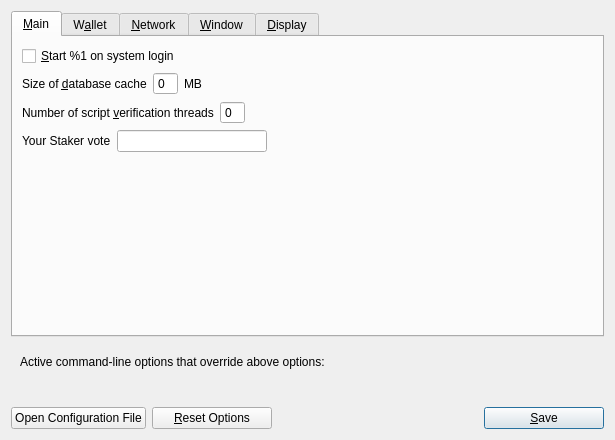
<?xml version="1.0" encoding="UTF-8"?>
<ui version="4.0">
 <class>OptionsDialog</class>
 <widget class="QDialog" name="OptionsDialog">
  <property name="geometry">
   <rect>
    <x>0</x>
    <y>0</y>
    <width>615</width>
    <height>440</height>
   </rect>
  </property>
  <property name="windowTitle">
   <string>Options</string>
  </property>
  <property name="styleSheet">
   <string notr="true"/>
  </property>
  <property name="modal">
   <bool>true</bool>
  </property>
  <layout class="QVBoxLayout" name="verticalLayout">
   <item>
    <widget class="QTabWidget" name="tabWidget">
     <property name="currentIndex">
      <number>0</number>
     </property>
     <widget class="QWidget" name="tabMain">
      <attribute name="title">
       <string>&amp;Main</string>
      </attribute>
      <layout class="QVBoxLayout" name="verticalLayout_Main">
       <item>
        <widget class="QCheckBox" name="bsmcoinAtStartup">
         <property name="toolTip">
          <string>Automatically start %1 after logging in to the system.</string>
         </property>
         <property name="text">
          <string>&amp;Start %1 on system login</string>
         </property>
        </widget>
       </item>
       <item>
        <layout class="QHBoxLayout" name="horizontalLayout_2_Main">
         <item>
          <widget class="QLabel" name="databaseCacheLabel">
           <property name="text">
            <string>Size of &amp;database cache</string>
           </property>
           <property name="textFormat">
            <enum>Qt::PlainText</enum>
           </property>
           <property name="buddy">
            <cstring>databaseCache</cstring>
           </property>
          </widget>
         </item>
         <item>
          <widget class="QSpinBox" name="databaseCache">
           <property name="styleSheet">
            <string notr="true"/>
           </property>
           <property name="frame">
            <bool>true</bool>
           </property>
           <property name="buttonSymbols">
            <enum>QAbstractSpinBox::NoButtons</enum>
           </property>
          </widget>
         </item>
         <item>
          <widget class="QLabel" name="databaseCacheUnitLabel">
           <property name="text">
            <string>MB</string>
           </property>
           <property name="textFormat">
            <enum>Qt::PlainText</enum>
           </property>
          </widget>
         </item>
         <item>
          <spacer name="horizontalSpacer_2_Main">
           <property name="orientation">
            <enum>Qt::Horizontal</enum>
           </property>
           <property name="sizeHint" stdset="0">
            <size>
             <width>40</width>
             <height>20</height>
            </size>
           </property>
          </spacer>
         </item>
        </layout>
       </item>
       <item>
        <layout class="QHBoxLayout" name="horizontalLayout_3_Main">
         <item>
          <widget class="QLabel" name="threadsScriptVerifLabel">
           <property name="text">
            <string>Number of script &amp;verification threads</string>
           </property>
           <property name="textFormat">
            <enum>Qt::PlainText</enum>
           </property>
           <property name="buddy">
            <cstring>threadsScriptVerif</cstring>
           </property>
          </widget>
         </item>
         <item>
          <widget class="QSpinBox" name="threadsScriptVerif">
           <property name="toolTip">
            <string>(0 = auto, &lt;0 = leave that many cores free)</string>
           </property>
           <property name="styleSheet">
            <string notr="true"/>
           </property>
           <property name="frame">
            <bool>true</bool>
           </property>
           <property name="buttonSymbols">
            <enum>QAbstractSpinBox::NoButtons</enum>
           </property>
          </widget>
         </item>
         <item>
          <spacer name="horizontalSpacer_3_Main">
           <property name="orientation">
            <enum>Qt::Horizontal</enum>
           </property>
           <property name="sizeHint" stdset="0">
            <size>
             <width>40</width>
             <height>20</height>
            </size>
           </property>
          </spacer>
         </item>
        </layout>
       </item>
       <item>
        <layout class="QHBoxLayout" name="horizontalLayout_2">
         <item>
          <widget class="QLabel" name="voteLabel">
           <property name="sizePolicy">
            <sizepolicy hsizetype="Minimum" vsizetype="Preferred">
             <horstretch>0</horstretch>
             <verstretch>0</verstretch>
            </sizepolicy>
           </property>
           <property name="text">
            <string>Your Staker vote</string>
           </property>
          </widget>
         </item>
         <item>
          <widget class="QLineEdit" name="voteTextField">
           <property name="maximumSize">
            <size>
             <width>150</width>
             <height>16777215</height>
            </size>
           </property>
          </widget>
         </item>
         <item>
          <spacer name="horizontalSpacer">
           <property name="orientation">
            <enum>Qt::Horizontal</enum>
           </property>
           <property name="sizeHint" stdset="0">
            <size>
             <width>40</width>
             <height>20</height>
            </size>
           </property>
          </spacer>
         </item>
        </layout>
       </item>
       <item>
        <layout class="QHBoxLayout" name="horizontalLayout_3">
         <item>
          <widget class="QLabel" name="voteQuestionLabel">
           <property name="text">
            <string/>
           </property>
          </widget>
         </item>
        </layout>
       </item>
       <item>
        <spacer name="verticalSpacer_Main">
         <property name="orientation">
          <enum>Qt::Vertical</enum>
         </property>
         <property name="sizeHint" stdset="0">
          <size>
           <width>20</width>
           <height>40</height>
          </size>
         </property>
        </spacer>
       </item>
      </layout>
     </widget>
     <widget class="QWidget" name="tabWallet">
      <attribute name="title">
       <string>W&amp;allet</string>
      </attribute>
      <layout class="QVBoxLayout" name="verticalLayout_Wallet">
       <item>
        <widget class="QGroupBox" name="groupBox">
         <property name="title">
          <string>Expert</string>
         </property>
         <layout class="QVBoxLayout" name="verticalLayout_2">
          <item>
           <widget class="QCheckBox" name="coinControlFeatures">
            <property name="toolTip">
             <string>Whether to show coin control features or not.</string>
            </property>
            <property name="text">
             <string>Enable coin &amp;control features</string>
            </property>
           </widget>
          </item>
          <item>
           <widget class="QCheckBox" name="spendZeroConfChange">
            <property name="toolTip">
             <string>If you disable the spending of unconfirmed change, the change from a transaction cannot be used until that transaction has at least one confirmation. This also affects how your balance is computed.</string>
            </property>
            <property name="text">
             <string>&amp;Spend unconfirmed change</string>
            </property>
           </widget>
          </item>
         </layout>
        </widget>
       </item>
       <item>
        <spacer name="verticalSpacer_Wallet">
         <property name="orientation">
          <enum>Qt::Vertical</enum>
         </property>
         <property name="sizeHint" stdset="0">
          <size>
           <width>20</width>
           <height>40</height>
          </size>
         </property>
        </spacer>
       </item>
      </layout>
     </widget>
     <widget class="QWidget" name="tabNetwork">
      <attribute name="title">
       <string>&amp;Network</string>
      </attribute>
      <layout class="QVBoxLayout" name="verticalLayout_Network">
       <item>
        <widget class="QCheckBox" name="mapPortUpnp">
         <property name="toolTip">
          <string>Automatically open the BsmCoin client port on the router. This only works when your router supports UPnP and it is enabled.</string>
         </property>
         <property name="text">
          <string>Map port using &amp;UPnP</string>
         </property>
        </widget>
       </item>
       <item>
        <widget class="QCheckBox" name="allowIncoming">
         <property name="toolTip">
          <string>Accept connections from outside</string>
         </property>
         <property name="text">
          <string>Allow incoming connections</string>
         </property>
        </widget>
       </item>
       <item>
        <widget class="QCheckBox" name="connectSocks">
         <property name="toolTip">
          <string>Connect to the BsmCoin network through a SOCKS5 proxy.</string>
         </property>
         <property name="text">
          <string>&amp;Connect through SOCKS5 proxy (default proxy):</string>
         </property>
        </widget>
       </item>
       <item>
        <layout class="QHBoxLayout" name="horizontalLayout_1_Network">
         <item>
          <widget class="QLabel" name="proxyIpLabel">
           <property name="text">
            <string>Proxy &amp;IP:</string>
           </property>
           <property name="textFormat">
            <enum>Qt::PlainText</enum>
           </property>
           <property name="buddy">
            <cstring>proxyIp</cstring>
           </property>
          </widget>
         </item>
         <item>
          <widget class="QValidatedLineEdit" name="proxyIp">
           <property name="minimumSize">
            <size>
             <width>140</width>
             <height>0</height>
            </size>
           </property>
           <property name="maximumSize">
            <size>
             <width>140</width>
             <height>16777215</height>
            </size>
           </property>
           <property name="toolTip">
            <string>IP address of the proxy (e.g. IPv4: 127.0.0.1 / IPv6: ::1)</string>
           </property>
          </widget>
         </item>
         <item>
          <widget class="QLabel" name="proxyPortLabel">
           <property name="text">
            <string>&amp;Port:</string>
           </property>
           <property name="textFormat">
            <enum>Qt::PlainText</enum>
           </property>
           <property name="buddy">
            <cstring>proxyPort</cstring>
           </property>
          </widget>
         </item>
         <item>
          <widget class="QLineEdit" name="proxyPort">
           <property name="minimumSize">
            <size>
             <width>55</width>
             <height>0</height>
            </size>
           </property>
           <property name="maximumSize">
            <size>
             <width>55</width>
             <height>16777215</height>
            </size>
           </property>
           <property name="toolTip">
            <string>Port of the proxy (e.g. 9050)</string>
           </property>
          </widget>
         </item>
         <item>
          <spacer name="horizontalSpacer_1_Network">
           <property name="orientation">
            <enum>Qt::Horizontal</enum>
           </property>
           <property name="sizeHint" stdset="0">
            <size>
             <width>40</width>
             <height>20</height>
            </size>
           </property>
          </spacer>
         </item>
        </layout>
       </item>
       <item>
        <layout class="QHBoxLayout" name="horizontalLayout_2_Network">
         <item>
          <widget class="QLabel" name="proxyActiveNets">
           <property name="text">
            <string>Used for reaching peers via:</string>
           </property>
           <property name="textFormat">
            <enum>Qt::PlainText</enum>
           </property>
          </widget>
         </item>
         <item>
          <widget class="QCheckBox" name="proxyReachIPv4">
           <property name="enabled">
            <bool>false</bool>
           </property>
           <property name="toolTip">
            <string>Shows, if the supplied default SOCKS5 proxy is used to reach peers via this network type.</string>
           </property>
           <property name="text">
            <string/>
           </property>
          </widget>
         </item>
         <item>
          <widget class="QLabel" name="proxyReachIPv4Label">
           <property name="text">
            <string>IPv4</string>
           </property>
           <property name="textFormat">
            <enum>Qt::PlainText</enum>
           </property>
          </widget>
         </item>
         <item>
          <widget class="QCheckBox" name="proxyReachIPv6">
           <property name="enabled">
            <bool>false</bool>
           </property>
           <property name="toolTip">
            <string>Shows, if the supplied default SOCKS5 proxy is used to reach peers via this network type.</string>
           </property>
           <property name="text">
            <string/>
           </property>
          </widget>
         </item>
         <item>
          <widget class="QLabel" name="proxyReachIPv6Label">
           <property name="text">
            <string>IPv6</string>
           </property>
           <property name="textFormat">
            <enum>Qt::PlainText</enum>
           </property>
          </widget>
         </item>
         <item>
          <widget class="QCheckBox" name="proxyReachTor">
           <property name="enabled">
            <bool>false</bool>
           </property>
           <property name="toolTip">
            <string>Shows, if the supplied default SOCKS5 proxy is used to reach peers via this network type.</string>
           </property>
           <property name="text">
            <string/>
           </property>
          </widget>
         </item>
         <item>
          <widget class="QLabel" name="proxyReachTorLabel">
           <property name="text">
            <string>Tor</string>
           </property>
           <property name="textFormat">
            <enum>Qt::PlainText</enum>
           </property>
          </widget>
         </item>
         <item>
          <spacer name="horizontalSpacer_2_Network">
           <property name="orientation">
            <enum>Qt::Horizontal</enum>
           </property>
           <property name="sizeHint" stdset="0">
            <size>
             <width>40</width>
             <height>20</height>
            </size>
           </property>
          </spacer>
         </item>
        </layout>
       </item>
       <item>
        <widget class="QCheckBox" name="connectSocksTor">
         <property name="toolTip">
          <string>Connect to the BsmCoin network through a separate SOCKS5 proxy for Tor hidden services.</string>
         </property>
         <property name="text">
          <string>Use separate SOCKS5 proxy to reach peers via Tor hidden services:</string>
         </property>
        </widget>
       </item>
       <item>
        <layout class="QHBoxLayout" name="horizontalLayout_3_Network">
         <item>
          <widget class="QLabel" name="proxyIpTorLabel">
           <property name="text">
            <string>Proxy &amp;IP:</string>
           </property>
           <property name="textFormat">
            <enum>Qt::PlainText</enum>
           </property>
           <property name="buddy">
            <cstring>proxyIpTor</cstring>
           </property>
          </widget>
         </item>
         <item>
          <widget class="QValidatedLineEdit" name="proxyIpTor">
           <property name="minimumSize">
            <size>
             <width>140</width>
             <height>0</height>
            </size>
           </property>
           <property name="maximumSize">
            <size>
             <width>140</width>
             <height>16777215</height>
            </size>
           </property>
           <property name="toolTip">
            <string>IP address of the proxy (e.g. IPv4: 127.0.0.1 / IPv6: ::1)</string>
           </property>
          </widget>
         </item>
         <item>
          <widget class="QLabel" name="proxyPortTorLabel">
           <property name="text">
            <string>&amp;Port:</string>
           </property>
           <property name="textFormat">
            <enum>Qt::PlainText</enum>
           </property>
           <property name="buddy">
            <cstring>proxyPortTor</cstring>
           </property>
          </widget>
         </item>
         <item>
          <widget class="QLineEdit" name="proxyPortTor">
           <property name="minimumSize">
            <size>
             <width>55</width>
             <height>0</height>
            </size>
           </property>
           <property name="maximumSize">
            <size>
             <width>55</width>
             <height>16777215</height>
            </size>
           </property>
           <property name="toolTip">
            <string>Port of the proxy (e.g. 9050)</string>
           </property>
          </widget>
         </item>
         <item>
          <spacer name="horizontalSpacer_4_Network">
           <property name="orientation">
            <enum>Qt::Horizontal</enum>
           </property>
           <property name="sizeHint" stdset="0">
            <size>
             <width>40</width>
             <height>20</height>
            </size>
           </property>
          </spacer>
         </item>
        </layout>
       </item>
       <item>
        <spacer name="verticalSpacer_Network">
         <property name="orientation">
          <enum>Qt::Vertical</enum>
         </property>
         <property name="sizeHint" stdset="0">
          <size>
           <width>20</width>
           <height>40</height>
          </size>
         </property>
        </spacer>
       </item>
      </layout>
     </widget>
     <widget class="QWidget" name="tabWindow">
      <attribute name="title">
       <string>&amp;Window</string>
      </attribute>
      <layout class="QVBoxLayout" name="verticalLayout_Window">
       <item>
        <widget class="QCheckBox" name="hideTrayIcon">
         <property name="toolTip">
          <string>&amp;Hide the icon from the system tray.</string>
         </property>
         <property name="text">
          <string>Hide tray icon</string>
         </property>
        </widget>
       </item>
       <item>
        <widget class="QCheckBox" name="minimizeToTray">
         <property name="toolTip">
          <string>Show only a tray icon after minimizing the window.</string>
         </property>
         <property name="text">
          <string>&amp;Minimize to the tray instead of the taskbar</string>
         </property>
        </widget>
       </item>
       <item>
        <widget class="QCheckBox" name="minimizeOnClose">
         <property name="toolTip">
          <string>Minimize instead of exit the application when the window is closed. When this option is enabled, the application will be closed only after selecting Exit in the menu.</string>
         </property>
         <property name="text">
          <string>M&amp;inimize on close</string>
         </property>
        </widget>
       </item>
       <item>
        <spacer name="verticalSpacer_Window">
         <property name="orientation">
          <enum>Qt::Vertical</enum>
         </property>
         <property name="sizeHint" stdset="0">
          <size>
           <width>20</width>
           <height>40</height>
          </size>
         </property>
        </spacer>
       </item>
      </layout>
     </widget>
     <widget class="QWidget" name="tabDisplay">
      <attribute name="title">
       <string>&amp;Display</string>
      </attribute>
      <layout class="QVBoxLayout" name="verticalLayout_Display">
       <item>
        <layout class="QHBoxLayout" name="horizontalLayout_1_Display">
         <item>
          <widget class="QLabel" name="langLabel">
           <property name="text">
            <string>User Interface &amp;language:</string>
           </property>
           <property name="textFormat">
            <enum>Qt::PlainText</enum>
           </property>
           <property name="buddy">
            <cstring>lang</cstring>
           </property>
          </widget>
         </item>
         <item>
          <widget class="QValueComboBox" name="lang">
           <property name="toolTip">
            <string>The user interface language can be set here. This setting will take effect after restarting %1.</string>
           </property>
           <property name="styleSheet">
            <string notr="true"/>
           </property>
          </widget>
         </item>
        </layout>
       </item>
       <item>
        <layout class="QHBoxLayout" name="horizontalLayout_2_Display">
         <item>
          <widget class="QLabel" name="unitLabel">
           <property name="text">
            <string>&amp;Unit to show amounts in:</string>
           </property>
           <property name="textFormat">
            <enum>Qt::PlainText</enum>
           </property>
           <property name="buddy">
            <cstring>unit</cstring>
           </property>
          </widget>
         </item>
         <item>
          <widget class="QValueComboBox" name="unit">
           <property name="toolTip">
            <string>Choose the default subdivision unit to show in the interface and when sending coins.</string>
           </property>
           <property name="styleSheet">
            <string notr="true"/>
           </property>
           <property name="editable">
            <bool>true</bool>
           </property>
           <property name="insertPolicy">
            <enum>QComboBox::NoInsert</enum>
           </property>
          </widget>
         </item>
        </layout>
       </item>
       <item>
        <layout class="QHBoxLayout" name="horizontalLayout_3_Display">
         <item>
          <widget class="QLabel" name="thirdPartyTxUrlsLabel">
           <property name="toolTip">
            <string>Third party URLs (e.g. a block explorer) that appear in the transactions tab as context menu items. %s in the URL is replaced by transaction hash. Multiple URLs are separated by vertical bar |.</string>
           </property>
           <property name="text">
            <string>Third party transaction URLs</string>
           </property>
           <property name="buddy">
            <cstring>thirdPartyTxUrls</cstring>
           </property>
          </widget>
         </item>
         <item>
          <widget class="QLineEdit" name="thirdPartyTxUrls">
           <property name="sizePolicy">
            <sizepolicy hsizetype="Preferred" vsizetype="Fixed">
             <horstretch>0</horstretch>
             <verstretch>0</verstretch>
            </sizepolicy>
           </property>
           <property name="toolTip">
            <string>Third party URLs (e.g. a block explorer) that appear in the transactions tab as context menu items. %s in the URL is replaced by transaction hash. Multiple URLs are separated by vertical bar |.</string>
           </property>
           <property name="styleSheet">
            <string notr="true"/>
           </property>
          </widget>
         </item>
        </layout>
       </item>
       <item>
        <layout class="QHBoxLayout" name="horizontalLayout_Theme_Display">
         <item>
          <widget class="QLabel" name="themeLabel">
           <property name="text">
            <string>Wallet &amp;Theme:</string>
           </property>
           <property name="textFormat">
            <enum>Qt::PlainText</enum>
           </property>
           <property name="buddy">
            <cstring>theme</cstring>
           </property>
          </widget>
         </item>
         <item>
          <widget class="QValueComboBox" name="theme">
           <property name="toolTip">
            <string>User Interface Theme (What color scheme to use for the wallet GUI?)</string>
           </property>
          </widget>
         </item>
        </layout>
       </item>
       <item>
        <layout class="QHBoxLayout" name="horizontalLayout_Scaling_Display">
         <item>
          <widget class="QLabel" name="scalingLabel">
           <property name="text">
            <string>GUI S&amp;caling:</string>
           </property>
           <property name="textFormat">
            <enum>Qt::PlainText</enum>
           </property>
           <property name="buddy">
            <cstring>scaling</cstring>
           </property>
          </widget>
         </item>
         <item>
          <widget class="QSlider" name="scaling">
           <property name="sizePolicy">
            <sizepolicy hsizetype="Preferred" vsizetype="Fixed">
             <horstretch>0</horstretch>
             <verstretch>0</verstretch>
            </sizepolicy>
           </property>
           <property name="toolTip">
            <string>User Interface Scaling (What scale % to use for wallet GUI?)</string>
           </property>
           <property name="minimum">
            <number>90</number>
           </property>
           <property name="maximum">
            <number>150</number>
           </property>
           <property name="orientation">
            <enum>Qt::Horizontal</enum>
           </property>
          </widget>
         </item>
        </layout>
       </item>
       <item>
        <spacer name="verticalSpacer_Display">
         <property name="orientation">
          <enum>Qt::Vertical</enum>
         </property>
         <property name="sizeHint" stdset="0">
          <size>
           <width>20</width>
           <height>40</height>
          </size>
         </property>
        </spacer>
       </item>
      </layout>
     </widget>
    </widget>
   </item>
   <item>
    <widget class="QFrame" name="frame">
     <layout class="QVBoxLayout" name="verticalLayout_Bottom">
      <item>
       <layout class="QHBoxLayout" name="horizontalLayout_Bottom">
        <item>
         <widget class="QLabel" name="overriddenByCommandLineInfoLabel">
          <property name="text">
           <string>Active command-line options that override above options:</string>
          </property>
          <property name="textFormat">
           <enum>Qt::PlainText</enum>
          </property>
         </widget>
        </item>
        <item>
         <spacer name="horizontalSpacer_Bottom">
          <property name="orientation">
           <enum>Qt::Horizontal</enum>
          </property>
          <property name="sizeHint" stdset="0">
           <size>
            <width>40</width>
            <height>20</height>
           </size>
          </property>
         </spacer>
        </item>
       </layout>
      </item>
      <item>
       <widget class="QLabel" name="overriddenByCommandLineLabel">
        <property name="text">
         <string/>
        </property>
        <property name="textFormat">
         <enum>Qt::PlainText</enum>
        </property>
        <property name="wordWrap">
         <bool>true</bool>
        </property>
       </widget>
      </item>
     </layout>
    </widget>
   </item>
   <item>
    <layout class="QHBoxLayout" name="horizontalLayout_Buttons">
     <item>
      <widget class="QPushButton" name="openBsmCoinConfButton">
       <property name="toolTip">
        <string>Open the %1 configuration file from the working directory.</string>
       </property>
       <property name="text">
        <string>Open Configuration File</string>
       </property>
       <property name="autoDefault">
        <bool>false</bool>
       </property>
      </widget>
     </item>
     <item>
      <widget class="QPushButton" name="resetButton">
       <property name="toolTip">
        <string>Reset all client options to default.</string>
       </property>
       <property name="text">
        <string>&amp;Reset Options</string>
       </property>
       <property name="autoDefault">
        <bool>false</bool>
       </property>
      </widget>
     </item>
     <item>
      <widget class="QLabel" name="statusLabel">
       <property name="minimumSize">
        <size>
         <width>200</width>
         <height>0</height>
        </size>
       </property>
       <property name="font">
        <font>
         <weight>75</weight>
         <bold>true</bold>
        </font>
       </property>
       <property name="text">
        <string/>
       </property>
       <property name="textFormat">
        <enum>Qt::PlainText</enum>
       </property>
       <property name="wordWrap">
        <bool>true</bool>
       </property>
      </widget>
     </item>
     <item>
      <widget class="QPushButton" name="okButton">
       <property name="text">
        <string>&amp;Save</string>
       </property>
       <property name="autoDefault">
        <bool>false</bool>
       </property>
       <property name="default">
        <bool>true</bool>
       </property>
      </widget>
     </item>
    </layout>
   </item>
  </layout>
 </widget>
 <customwidgets>
  <customwidget>
   <class>QValidatedLineEdit</class>
   <extends>QLineEdit</extends>
   <header>qvalidatedlineedit.h</header>
  </customwidget>
  <customwidget>
   <class>QValueComboBox</class>
   <extends>QComboBox</extends>
   <header>qvaluecombobox.h</header>
  </customwidget>
 </customwidgets>
 <resources/>
 <connections/>
</ui>
